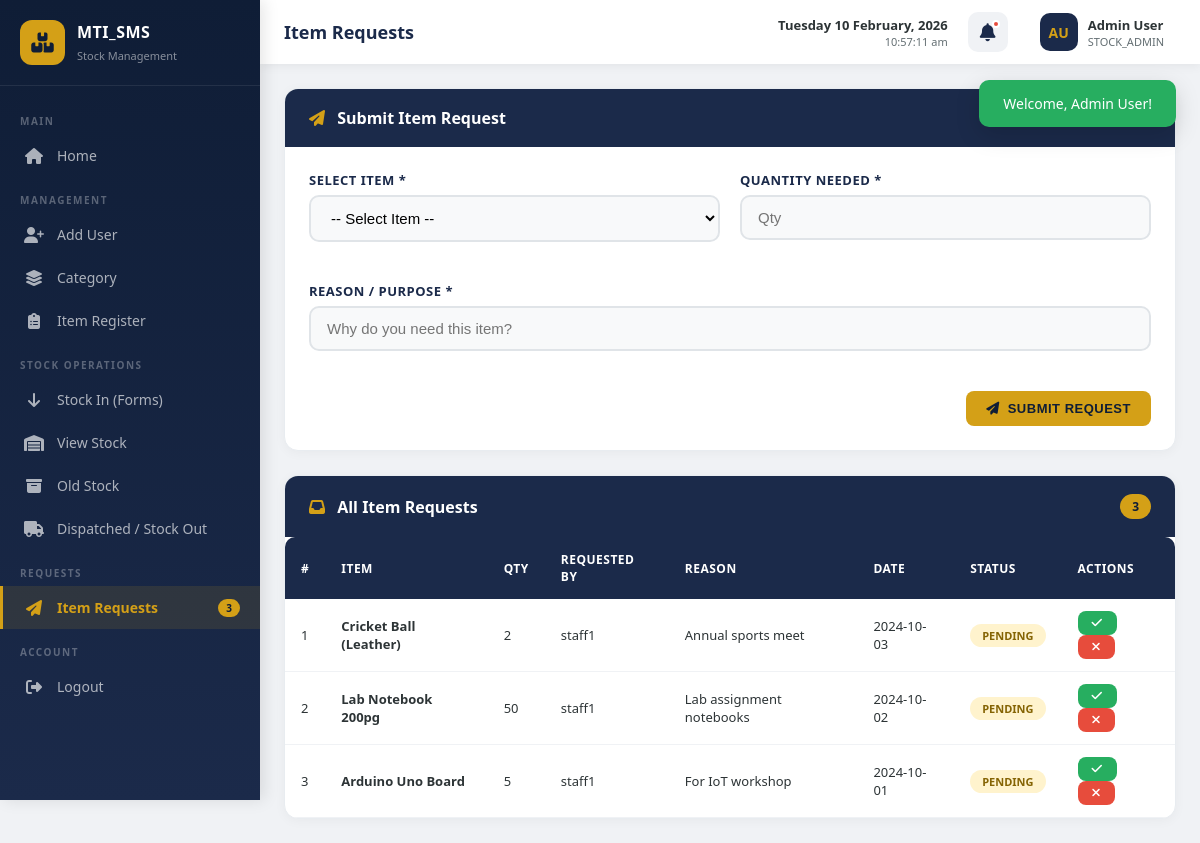
Screenshot of /requests.php (signed in) with the database file from the repository.
### tables this page shows
CREATE TABLE `item_requests` (
  `id` INT(11) NOT NULL AUTO_INCREMENT,
  `item_id` INT(11) NOT NULL,
  `qty` INT(11) NOT NULL,
  `requested_by` VARCHAR(50) NOT NULL,
  `reason` TEXT NOT NULL,
  `request_date` DATE NOT NULL,
  `status` ENUM('pending','approved','rejected') NOT NULL DEFAULT 'pending',
  `approved_by` VARCHAR(50) DEFAULT NULL,
  `approved_at` TIMESTAMP NULL DEFAULT NULL,
  `created_at` TIMESTAMP NOT NULL DEFAULT CURRENT_TIMESTAMP,
  PRIMARY KEY (`id`),
  KEY `idx_item_id` (`item_id`),
  KEY `idx_requested_by` (`requested_by`),
  KEY `idx_status` (`status`),
  KEY `idx_request_date` (`request_date`),
  CONSTRAINT `fk_request_item` FOREIGN KEY (`item_id`) REFERENCES `items` (`id`) ON UPDATE CASCADE
);

CREATE TABLE `items` (
  `id` INT(11) NOT NULL AUTO_INCREMENT,
  `name` VARCHAR(200) NOT NULL,
  `category_id` INT(11) NOT NULL,
  `subcategory_id` INT(11) DEFAULT NULL,
  `department` VARCHAR(100) DEFAULT NULL,
  `quantity` INT(11) NOT NULL DEFAULT 0,
  `description` TEXT,
  `entry_date` DATE DEFAULT NULL,
  `created_at` TIMESTAMP NOT NULL DEFAULT CURRENT_TIMESTAMP,
  `updated_at` TIMESTAMP NOT NULL DEFAULT CURRENT_TIMESTAMP ON UPDATE CURRENT_TIMESTAMP,
  PRIMARY KEY (`id`),
  KEY `idx_category` (`category_id`),
  KEY `idx_subcategory` (`subcategory_id`),
  KEY `idx_department` (`department`),
  KEY `idx_quantity` (`quantity`),
  CONSTRAINT `fk_item_category` FOREIGN KEY (`category_id`) REFERENCES `categories` (`id`) ON UPDATE CASCADE,
  CONSTRAINT `fk_item_subcategory` FOREIGN KEY (`subcategory_id`) REFERENCES `subcategories` (`id`) ON UPDATE CASCADE
);

### config/session.php (called while the page is built, shortened)
<?php
function isLoggedIn() {
    return isset($_SESSION['user_id']) && !empty($_SESSION['user_id']);
}
function getCurrentUser() {
    return array(
        'id' => $_SESSION['user_id'],
        'username' => $_SESSION['username'],
        'full_name' => $_SESSION['full_name'],
        'role' => $_SESSION['role'],
        'department' => $_SESSION['department']
    );
}
?>

### config/database.php (called while the page is built, shortened)
<?php
class Database {
    private static $instance = null;
    private $conn;
    private function __construct() {
        try {
            $dsn = "mysql:host=" . DB_HOST . ";dbname=" . DB_NAME . ";charset=" . DB_CHARSET;
            $options = array(
                PDO::ATTR_ERRMODE => PDO::ERRMODE_EXCEPTION,
                PDO::ATTR_DEFAULT_FETCH_MODE => PDO::FETCH_ASSOC,
                PDO::ATTR_EMULATE_PREPARES => false
            );
            $this->conn = new PDO($dsn, DB_USER, DB_PASS, $options);
        } catch (PDOException $e) {
            die("Database Connection Failed: " . $e->getMessage());
        }
    }
    public static function getInstance() {
        if (self::$instance === null) {
            self::$instance = new self();
        }
        return self::$instance;
    }
    public function getConnection() {
        return $this->conn;
    }
}
function getDB() {
    return Database::getInstance()->getConnection();
}
function dbQuery($sql, $params = array()) {
    $db = getDB();
    $stmt = $db->prepare($sql);
    $stmt->execute($params);
    return $stmt;
}
function dbFetchAll($sql, $params = array()) {
    return dbQuery($sql, $params)->fetchAll();
}
?>

### requests.php (the view, shortened to what this page needs)
<?php
require_once 'config/database.php';
require_once 'config/session.php';
$user = getCurrentUser();
$isAdmin = in_array($user['role'], array('STOCK_ADMIN', 'HOD'));
if ($isAdmin) {
    $requests = dbFetchAll("SELECT ir.*, i.name as item_name
        FROM item_requests ir
        LEFT JOIN items i ON ir.item_id = i.id
        ORDER BY ir.id DESC");
} else {
    $requests = dbFetchAll("SELECT ir.*, i.name as item_name
        FROM item_requests ir
        LEFT JOIN items i ON ir.item_id = i.id
        WHERE ir.requested_by = ?
        ORDER BY ir.id DESC", array(getUsername()));
}
require_once 'includes/header.php';
?>
<div class="card mb-24">
    <div class="card-header">
        <h3><i class="fas fa-paper-plane" style="color: var(--mustard); margin-right: 8px;"></i> Submit Item Request</h3>
    </div>
    <div class="card-body">
        <form method="POST" action="">
            <div class="form-grid">
                <div class="form-group">
                    <label>Select Item *</label>
                    <select name="item_id" required>
                        <option value="">-- Select Item --</option>
                    </select>
                </div>
                <div class="form-group">
                    <label>Quantity Needed *</label>
                    <input type="number" name="qty" placeholder="Qty" min="1" required>
                </div>
                <div class="form-group full-width">
                    <label>Reason / Purpose *</label>
                    <input type="text" name="reason" placeholder="Why do you need this item?" required>
                </div>
                <div class="full-width text-right">
                    <button type="submit" class="btn btn-mustard"><i class="fas fa-paper-plane"></i> Submit Request</button>
                </div>
            </div>
        </form>
    </div>
</div>
<div class="card">
    <div class="card-header">
        <h3><i class="fas fa-inbox" style="color: var(--mustard); margin-right: 8px;"></i>
            <?php echo $isAdmin ? 'All Item Requests' : 'My Requests'; ?>
        </h3>
        <span class="badge"><?php echo count($requests); ?></span>
    </div>
    <div class="card-body p-0 overflow-x-auto">
        <table class="data-table">
            <thead>
                <tr>
                    <th>#</th>
                    <th>Item</th>
                    <th>Qty</th>
                    <th>Requested By</th>
                    <th>Reason</th>
                    <th>Date</th>
                    <th>Status</th>
                    <th>Actions</th>
                </tr>
            </thead>
            <tbody>
                <?php foreach ($requests as $i => $req): ?>
                <tr>
                    <td><?php echo $i + 1; ?></td>
                    <td><strong><?php echo htmlspecialchars($req['item_name']); ?></strong></td>
                    <td><?php echo $req['qty']; ?></td>
                    <td><?php echo htmlspecialchars($req['requested_by']); ?></td>
                    <td><?php echo htmlspecialchars($req['reason']); ?></td>
                    <td><?php echo $req['request_date']; ?></td>
                    <td>
                        <?php if ($req['status'] === 'pending'): ?>
                        <span class="status-pending">PENDING</span>
                        <?php elseif ($req['status'] === 'approved'): ?>
                        <span class="status-active">APPROVED</span>
                        <?php else: ?>
                        <span class="status-inactive">REJECTED</span>
                        <?php endif; ?>
                    </td>
                    <td>
                        <?php if ($isAdmin && $req['status'] === 'pending'): ?>
                        <form method="POST" action="" style="display: inline;">
                            <button type="submit" class="btn btn-sm btn-success" style="margin-right: 4px;">
                                <i class="fas fa-check"></i>
                            </button>
                        </form>
                        <form method="POST" action="" style="display: inline;">
                            <button type="submit" class="btn btn-sm btn-danger">
                                <i class="fas fa-times"></i>
                            </button>
                        </form>
                        <?php else: ?>
                        -
                        <?php endif; ?>
                    </td>
                </tr>
                <?php endforeach; ?>
            </tbody>
        </table>
    </div>
</div>
<?php require_once 'includes/footer.php'; ?>

### assets/css/style.css (style rules this page uses)
:root { --navy: #1B2A4A; --navy-dark: #0F1D36; --navy-light: #2C3E6B; --mustard: #D4A017; --mustard-light: #E8B92F; --mustard-dark: #B8860B; --grey-bg: #F0F2F5; --white: #FFFFFF; --dark-text: #2D3436; --light-text: #636E72; }
* { margin: 0; padding: 0; box-sizing: border-box; }
body { font-family: 'Segoe UI', Tahoma, Geneva, Verdana, sans-serif; background: var(--grey-bg); color: var(--dark-text); }
.form-group { margin-bottom: 20px; }
.form-group label { display: block; font-size: 13px; font-weight: 600; color: var(--navy); margin-bottom: 6px; text-transform: uppercase; letter-spacing: 0.5px; }
.form-group input, .form-group select, .form-group textarea { width: 100%; padding: 12px 16px; border: 2px solid #E0E4E8; border-radius: 10px; font-size: 15px; transition: all 0.3s; outline: none; background: #F8F9FA; }
.card { background: var(--white); border-radius: 14px; box-shadow: 0 2px 12px rgba(0,0,0,0.04); border: 1px solid #E8ECF0; overflow: hidden; }
.card-header { padding: 18px 24px; background: var(--navy); color: var(--white); display: flex; align-items: center; justify-content: space-between; }
.card-header h3 { font-size: 16px; font-weight: 600; }
.card-header .badge { background: var(--mustard); color: var(--navy-dark); padding: 4px 12px; border-radius: 20px; font-size: 12px; font-weight: 700; }
.card-body { padding: 24px; }
.btn { padding: 10px 20px; border: none; border-radius: 8px; font-size: 13px; font-weight: 600; cursor: pointer; transition: all 0.2s; display: inline-flex; align-items: center; gap: 8px; text-transform: uppercase; letter-spacing: 0.5px; text-decoration: none; }
.btn-mustard { background: var(--mustard); color: var(--navy-dark); }
.btn-success { background: #27AE60; color: var(--white); }
.btn-danger { background: #E74C3C; color: var(--white); }
.btn-sm { padding: 6px 14px; font-size: 12px; }
.data-table { width: 100%; border-collapse: separate; border-spacing: 0; }
.data-table thead th { background: var(--navy); color: var(--white); padding: 14px 16px; text-align: left; font-size: 12px; text-transform: uppercase; letter-spacing: 0.5px; font-weight: 600; }
.data-table thead th:first-child { border-radius: 10px 0 0 0; }
.data-table thead th:last-child { border-radius: 0 10px 0 0; }
.data-table tbody td { padding: 12px 16px; border-bottom: 1px solid #F0F2F5; font-size: 13px; color: var(--dark-text); }
.data-table .status-pending { background: #FFF3CD; color: #856404; padding: 4px 12px; border-radius: 20px; font-size: 11px; font-weight: 600; }
.form-grid { display: grid; grid-template-columns: 1fr 1fr; gap: 20px; }
.form-grid .full-width { grid-column: 1 / -1; }
.text-right { text-align: right; }
.mb-24 { margin-bottom: 24px; }
.p-0 { padding: 0; }
.overflow-x-auto { overflow-x: auto; }

### rows the page displays
item_requests: item.name "Cricket Ball (Leather)", qty "2", requested_by "staff1", reason "Annual sports meet", request_date "2024-10-03", status "PENDING"
item_requests: item.name "Lab Notebook 200pg", qty "50", requested_by "staff1", reason "Lab assignment notebooks", request_date "2024-10-02", status "PENDING"
item_requests: item.name "Arduino Uno Board", qty "5", requested_by "staff1", reason "For IoT workshop", request_date "2024-10-01", status "PENDING"

### other values shown
$flash['message'] "Welcome, Admin User!"
$item['label'] "Home"
$item['label'] "Add User"
$item['label'] "Category"
$item['label'] "Item Register"
$item['label'] "Stock In (Forms)"
$item['label'] "View Stock"
$item['label'] "Old Stock"
$item['label'] "Dispatched / Stock Out"
$item['label'] "Item Requests"
$item['badge'] "3"
$pageTitle "Item Requests"
getUserInitials() "AU"
$user['full_name'] "Admin User"
$user['role'] "STOCK_ADMIN"
